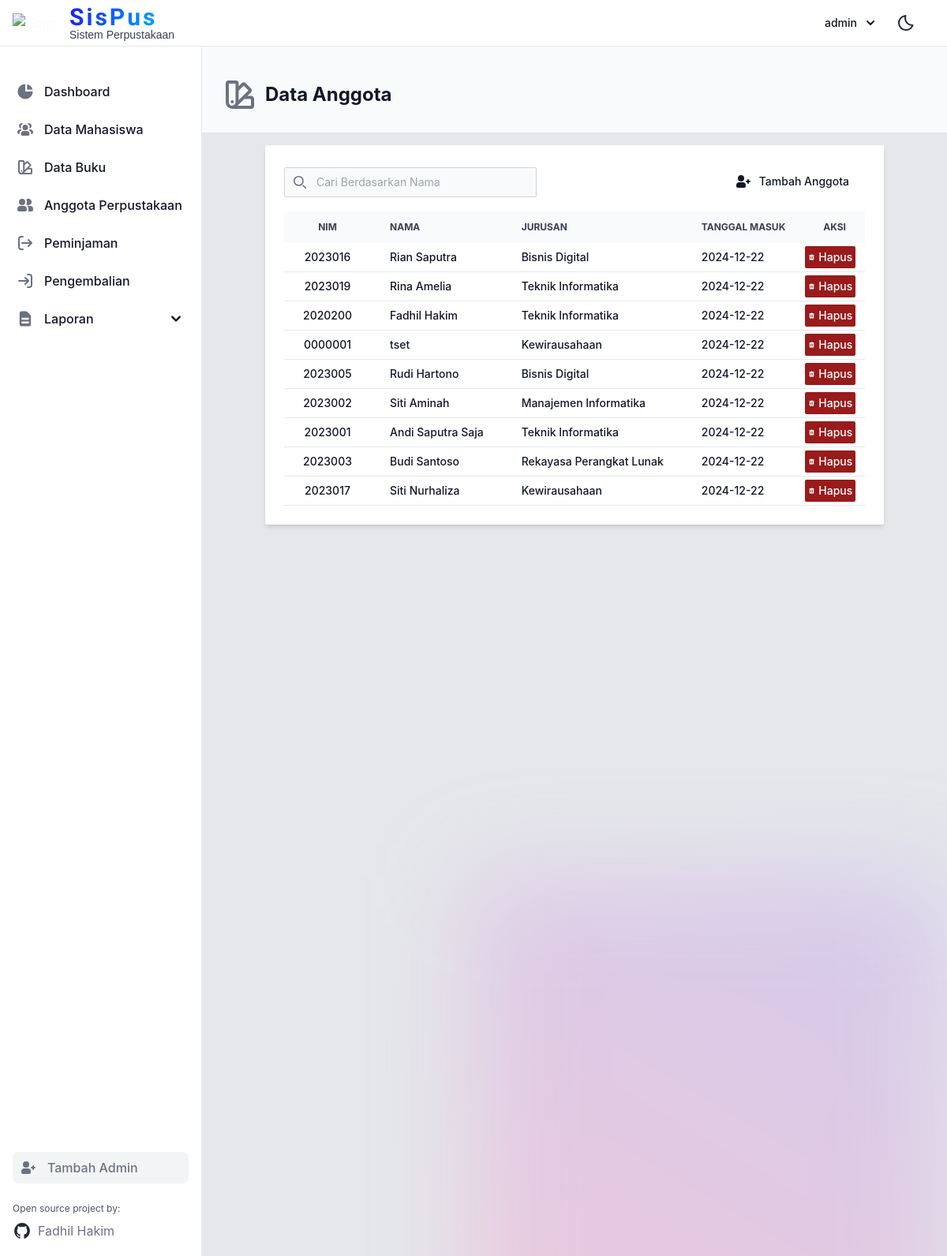
Page /anggota_perpustakaan/index (signed in) on the committed database.
### tables this page shows
CREATE TABLE IF NOT EXISTS `anggota_perpustakaan` (
  `id` bigint(20) NOT NULL AUTO_INCREMENT,
  `nomor` varchar(12) NOT NULL,
  `tanggal_masuk` date DEFAULT NULL,
  `last_update` timestamp NULL DEFAULT CURRENT_TIMESTAMP,
  `userid` varchar(20) DEFAULT NULL,
  PRIMARY KEY (`id`) USING BTREE,
  KEY `nomor` (`nomor`) USING BTREE,
  CONSTRAINT `FK_anggota_perpustakaan_biodata_mahasiswa` FOREIGN KEY (`nomor`) REFERENCES `biodata_mahasiswa` (`nim`)
);

CREATE TABLE IF NOT EXISTS `biodata_mahasiswa` (
  `id` int(15) NOT NULL AUTO_INCREMENT,
  `nim` varchar(20) DEFAULT NULL,
  `nama` varchar(100) DEFAULT NULL,
  `kode_program_studi` varchar(4) DEFAULT 'TI',
  `kode_agama` varchar(2) DEFAULT 'IS',
  `tempat_lahir` varchar(100) DEFAULT '-',
  `tanggal_lahir` date DEFAULT NULL,
  `jenis_kelamin` enum('L','P') DEFAULT 'L',
  `alamat` varchar(100) DEFAULT 'MAKASSAR',
  `kota` varchar(100) DEFAULT 'MAKASSAR',
  `kode_propinsi` varchar(10) DEFAULT 'SULSEL',
  `kode_pos` varchar(50) DEFAULT '0000',
  `telpon` varchar(40) DEFAULT '0',
  `handphone` varchar(40) DEFAULT '-',
  `hobi` varchar(100) DEFAULT '-',
  `wali` varchar(100) DEFAULT '-',
  `alamat_wali` varchar(100) DEFAULT '-',
  `telpon_wali` varchar(100) DEFAULT '-',
  `tahun_masuk` varchar(4) DEFAULT '0000',
  `last_update` datetime DEFAULT CURRENT_TIMESTAMP,
  `userid` varchar(50) DEFAULT NULL,
  PRIMARY KEY (`id`) USING BTREE,
  UNIQUE KEY `nim` (`nim`) USING BTREE,
  KEY `kode_propinsi` (`kode_propinsi`) USING BTREE,
  KEY `kode_agama` (`kode_agama`) USING BTREE,
  KEY `kode_program_studi` (`kode_program_studi`) USING BTREE,
  CONSTRAINT `FK_biodata_mahasiswa_agama` FOREIGN KEY (`kode_agama`) REFERENCES `agama` (`kode`),
  CONSTRAINT `FK_biodata_mahasiswa_program_studi` FOREIGN KEY (`kode_program_studi`) REFERENCES `program_studi` (`kode_jurusan`),
  CONSTRAINT `FK_biodata_mahasiswa_propinsi` FOREIGN KEY (`kode_propinsi`) REFERENCES `propinsi` (`kode`)
);

CREATE TABLE IF NOT EXISTS `program_studi` (
  `id` tinyint(4) NOT NULL AUTO_INCREMENT,
  `kode_jurusan` varchar(4) NOT NULL,
  `nama` varchar(100) NOT NULL,
  PRIMARY KEY (`id`) USING BTREE,
  UNIQUE KEY `kode_jurusan` (`kode_jurusan`) USING BTREE
);

### app/core/Controller.php (called while the page is built, shortened)
<?php
class Controller {
    public function render($view, $data = [], $title = '') {
        $viewPath = "../app/views/{$view}.php";
        if (file_exists($viewPath)) {
            extract($data);
            require_once $viewPath;
        } else {
            echo "View file not found.";
        }
    }
}

### app/controllers/anggota_perpustakaan.php (called while the page is built, shortened)
<?php
require_once '../app/models/DataAnggota.php';
class anggota_perpustakaan extends Controller {
    public function index(){
        $dataAnggotaModel = new DataAnggota();
        $data_anggota = $dataAnggotaModel->getAllAnggota();
        $mahasiswa = $dataAnggotaModel->getAllMahasiswa();
        $userName = isLoggedIn();
        $this->render('anggota', [
            'user' => $userName,
            'data_anggota' => $data_anggota,
            'mahasiswa' => $mahasiswa
        ], 'Data Anggota');
    }
}

### app/core/App.php (called while the page is built, shortened)
<?php
class App {
    protected $method = 'index';
    protected $params = [];
    public function __construct()
    {
        $url = $this->parseURL();
        if( file_exists('../app/controllers/' . $url[0] . '.php') ) {
            unset($url[0]);
        } else {
            if($url[0] != null) {
                header('Location: /ups');
            }
        }
        $this->controller = new $this->controller;
        if( isset($url[1]) ) {
            if( method_exists($this->controller, $url[1]) ) {
                $this->method = $url[1];
            } else {
                header('Location: /ups');
            }
        }
        call_user_func_array([$this->controller, $this->method], $this->params);
    }
    public function parseURL()
    {
        if( isset($_GET['url']) ) {
            $url = rtrim($_GET['url'], '/');
            $url = filter_var($url, FILTER_SANITIZE_URL);
            $url = explode('/', $url);
            return $url;
        }
        return [0];
    }
}

### public/index.php (called while the page is built, shortened)
<?php
require_once '../app/core/App.php';
require_once '../app/core/Controller.php';
$app = new App();

### app/models/DataAnggota.php (called while the page is built, shortened)
<?php
class DataAnggota  {
    public function getAllAnggota() {
        $db = Database::getConnection();
        $query = "SELECT
                    anggota_perpustakaan.id,
                    anggota_perpustakaan.nomor,
                    anggota_perpustakaan.tanggal_masuk,
                    biodata_mahasiswa.nama,
                    program_studi.nama AS jurusan
                  FROM
                    anggota_perpustakaan
                  LEFT JOIN
                    biodata_mahasiswa ON anggota_perpustakaan.nomor = biodata_mahasiswa.nim
                  LEFT JOIN
                    program_studi ON biodata_mahasiswa.kode_program_studi = program_studi.kode_jurusan";
        $stmt = $db->prepare($query);
        $stmt->execute();
        return $stmt->fetchAll(PDO::FETCH_ASSOC);
    }
}

### app/views/anggota.php (the view, shortened to what this page needs)
<?php
require 'components/layout.php';
include 'components/nav.php';
?>
<div class="md:ml-64 block bg-gray-50 dark:bg-gray-900">
    <br><br><br><br>
    <div class="flex items-center justify-between">
        <h2 class="text-2xl ml-6 font-bold text-gray-900 dark:text-white flex items-center">
            Data Anggota
        </h2>
        <br>
    </div>
    <br>
</div>
<main class="p-2 md:ml-64 h-auto dark:text-gray-50 h-full lg:flex justify-evenly items-top">
<section class="max-w-5xl h-full p-2 mx-0">
        <div class="relative overflow-x-auto shadow-md sm:rounded-sm p-6 bg-white dark:bg-gray-900">
            <form action="/anggota_perpustakaan/search" method="get">
                    <div class="pb-4 dark:bg-gray-900 flex justify-between">
                        <div>
                        <div class="relative mt-1">
                            <div class="absolute inset-y-0 rtl:inset-r-0 start-0 flex items-center ps-3 pointer-events-none">
                            </div>
                            <input type="text" id="nama" name="nama" value="<?php if(isset($old)) { echo $old; } ?>" autocomplete="off" class="block pt-2 ps-10 text-sm text-gray-900 border border-gray-300 rounded-sm w-80 bg-gray-50 focus:ring-blue-500 focus:border-blue-500 dark:bg-gray-700 dark:border-gray-600 dark:placeholder-gray-400 dark:text-white dark:focus:ring-blue-500 dark:focus:border-blue-500" placeholder="Cari Berdasarkan Nama">
                        </div>
                        </div>
                        <div class="flex justify-center">
                        <button id="updateProductButton" data-modal-target="updateProductModal" data-modal-toggle="updateProductModal" class="flex hover:underline items-center dark:text-white dark:hover:text-gray-300 hover:text-gray-700 text-gray-900 font-medium text-sm px-5 py-2.5 text-center" type="button">
                                Tambah Anggota
                        </button>
                    </div>
                    </div>
                </form>
            <table class="w-full text-sm text-left rtl:text-right text-gray-500 dark:text-gray-400">
                <thead class="text-xs text-gray-700 uppercase bg-gray-50 dark:bg-gray-700 dark:text-gray-400">
                    <tr>
                        <th scope="col" class="px-6 py-3 text-center">
                            Nim
                        </th>
                        <th scope="col" class="px-6 py-3">
                            Nama
                        </th>
                        <th scope="col" class="px-6 py-3">
                            Jurusan
                        </th>
                        <th scope="col" class="px-6 py-3">
                            Tanggal Masuk
                        </th>
                        <th scope="col" class="px-6 py-3">
                            Aksi
                        </th>
                    </tr>
                </thead>
                <tbody>
                    <?php foreach ($data_anggota as $row): ?>
                        <tr class="bg-white border-b dark:bg-gray-800 dark:border-gray-700 hover:bg-gray-50 dark:hover:bg-gray-600">
                            <th scope="row" class="px-6 py-2 font-medium text-gray-900 whitespace-nowrap dark:text-white text-center">
                                <?= htmlspecialchars($row['nomor']); ?>
                            </th>
                            <td class="px-6 py-2">
                                <p class="font-medium text-gray-900 whitespace-nowrap dark:text-white"><?= htmlspecialchars($row['nama']); ?></p>
                            </td>
                            <td class="px-6 py-2">
                                <p class="font-medium text-gray-900 whitespace-nowrap dark:text-white"><?= htmlspecialchars($row['jurusan']); ?></p>
                            </td>
                            <td class="px-6 py-2">
                                <p class="font-medium text-gray-900 whitespace-nowrap dark:text-white"><?= htmlspecialchars($row['tanggal_masuk']); ?></p>
                            </td>
                            <td class="mx-auto  pr-2">
                                    <form method="POST" action="/anggota_perpustakaan/delete" onsubmit="return confirm('Apakah Anda yakin ingin menghapus data ini?');" style="display:inline;">
                                        <button type="submit" class="col-span-1 font-medium text-white dark:text-white hover:underline bg-red-800 hover:bg-red-900 flex items-center align-center p-1 px-auto rounded-sm w-16">
                                            Hapus
                                        </button>
                                    </form>
                                </div>
                            </td>
                        </tr>
                    <?php endforeach; ?>
    </section>
</main>
<?php
 require 'components/byutipulbg.php';
?>

### rows in the picture
anggota_perpustakaan: nomor "2023016", biodata_mahasiswa.nama "Rian Saputra", program_studi.nama "Bisnis Digital", tanggal_masuk "2024-12-22"
anggota_perpustakaan: nomor "2023019", biodata_mahasiswa.nama "Rina Amelia", program_studi.nama "Teknik Informatika", tanggal_masuk "2024-12-22"
anggota_perpustakaan: nomor "2020200", biodata_mahasiswa.nama "Fadhil Hakim", program_studi.nama "Teknik Informatika", tanggal_masuk "2024-12-22"
anggota_perpustakaan: nomor "0000001", biodata_mahasiswa.nama "tset", program_studi.nama "Kewirausahaan", tanggal_masuk "2024-12-22"
anggota_perpustakaan: nomor "2023005", biodata_mahasiswa.nama "Rudi Hartono", program_studi.nama "Bisnis Digital", tanggal_masuk "2024-12-22"
anggota_perpustakaan: nomor "2023002", biodata_mahasiswa.nama "Siti Aminah", program_studi.nama "Manajemen Informatika", tanggal_masuk "2024-12-22"
anggota_perpustakaan: nomor "2023001", biodata_mahasiswa.nama "Andi Saputra Saja", program_studi.nama "Teknik Informatika", tanggal_masuk "2024-12-22"
anggota_perpustakaan: nomor "2023003", biodata_mahasiswa.nama "Budi Santoso", program_studi.nama "Rekayasa Perangkat Lunak", tanggal_masuk "2024-12-22"
anggota_perpustakaan: nomor "2023017", biodata_mahasiswa.nama "Siti Nurhaliza", program_studi.nama "Kewirausahaan", tanggal_masuk "2024-12-22"

### other values in the picture
$user['username'] "admin"
